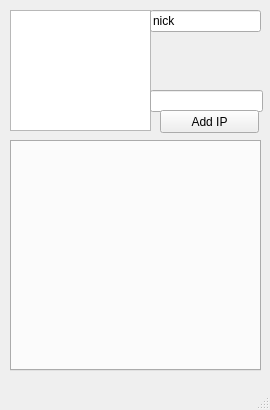
<?xml version="1.0" encoding="UTF-8"?>
<ui version="4.0">
 <class>FriendList</class>
 <widget class="QMainWindow" name="FriendList">
  <property name="geometry">
   <rect>
    <x>0</x>
    <y>0</y>
    <width>270</width>
    <height>410</height>
   </rect>
  </property>
  <property name="minimumSize">
   <size>
    <width>270</width>
    <height>160</height>
   </size>
  </property>
  <property name="maximumSize">
   <size>
    <width>270</width>
    <height>410</height>
   </size>
  </property>
  <property name="windowTitle">
   <string>MsgMeFiles - FriendList</string>
  </property>
  <property name="windowIcon">
   <iconset resource="ico.qrc">
    <normaloff>:/images/icon.jpg</normaloff>:/images/icon.jpg</iconset>
  </property>
  <property name="documentMode">
   <bool>true</bool>
  </property>
  <widget class="QWidget" name="centralWidget">
   <widget class="QListView" name="lstList">
    <property name="geometry">
     <rect>
      <x>10</x>
      <y>10</y>
      <width>141</width>
      <height>121</height>
     </rect>
    </property>
    <property name="toolTip">
     <string>&lt;html&gt;&lt;head/&gt;&lt;body&gt;&lt;p&gt;Available PCs&lt;/p&gt;&lt;/body&gt;&lt;/html&gt;</string>
    </property>
    <property name="styleSheet">
     <string notr="true"/>
    </property>
    <property name="editTriggers">
     <set>QAbstractItemView::NoEditTriggers</set>
    </property>
   </widget>
   <widget class="QLineEdit" name="txtNick">
    <property name="geometry">
     <rect>
      <x>150</x>
      <y>10</y>
      <width>111</width>
      <height>22</height>
     </rect>
    </property>
    <property name="text">
     <string>nick</string>
    </property>
   </widget>
   <widget class="QTabWidget" name="tabRequest">
    <property name="geometry">
     <rect>
      <x>10</x>
      <y>140</y>
      <width>251</width>
      <height>231</height>
     </rect>
    </property>
    <property name="currentIndex">
     <number>-1</number>
    </property>
   </widget>
   <widget class="QLineEdit" name="txtAddIP">
    <property name="geometry">
     <rect>
      <x>150</x>
      <y>90</y>
      <width>113</width>
      <height>22</height>
     </rect>
    </property>
   </widget>
   <widget class="QPushButton" name="btnAddIP">
    <property name="geometry">
     <rect>
      <x>160</x>
      <y>110</y>
      <width>99</width>
      <height>23</height>
     </rect>
    </property>
    <property name="text">
     <string>Add IP</string>
    </property>
   </widget>
   <widget class="QLabel" name="pngShare">
    <property name="geometry">
     <rect>
      <x>20</x>
      <y>150</y>
      <width>241</width>
      <height>231</height>
     </rect>
    </property>
    <property name="text">
     <string/>
    </property>
    <property name="pixmap">
     <pixmap resource="ico.qrc">:/images/share.png</pixmap>
    </property>
    <property name="scaledContents">
     <bool>true</bool>
    </property>
   </widget>
  </widget>
  <widget class="QStatusBar" name="statusBar"/>
 </widget>
 <layoutdefault spacing="6" margin="11"/>
 <resources>
  <include location="ico.qrc"/>
 </resources>
 <connections/>
</ui>
